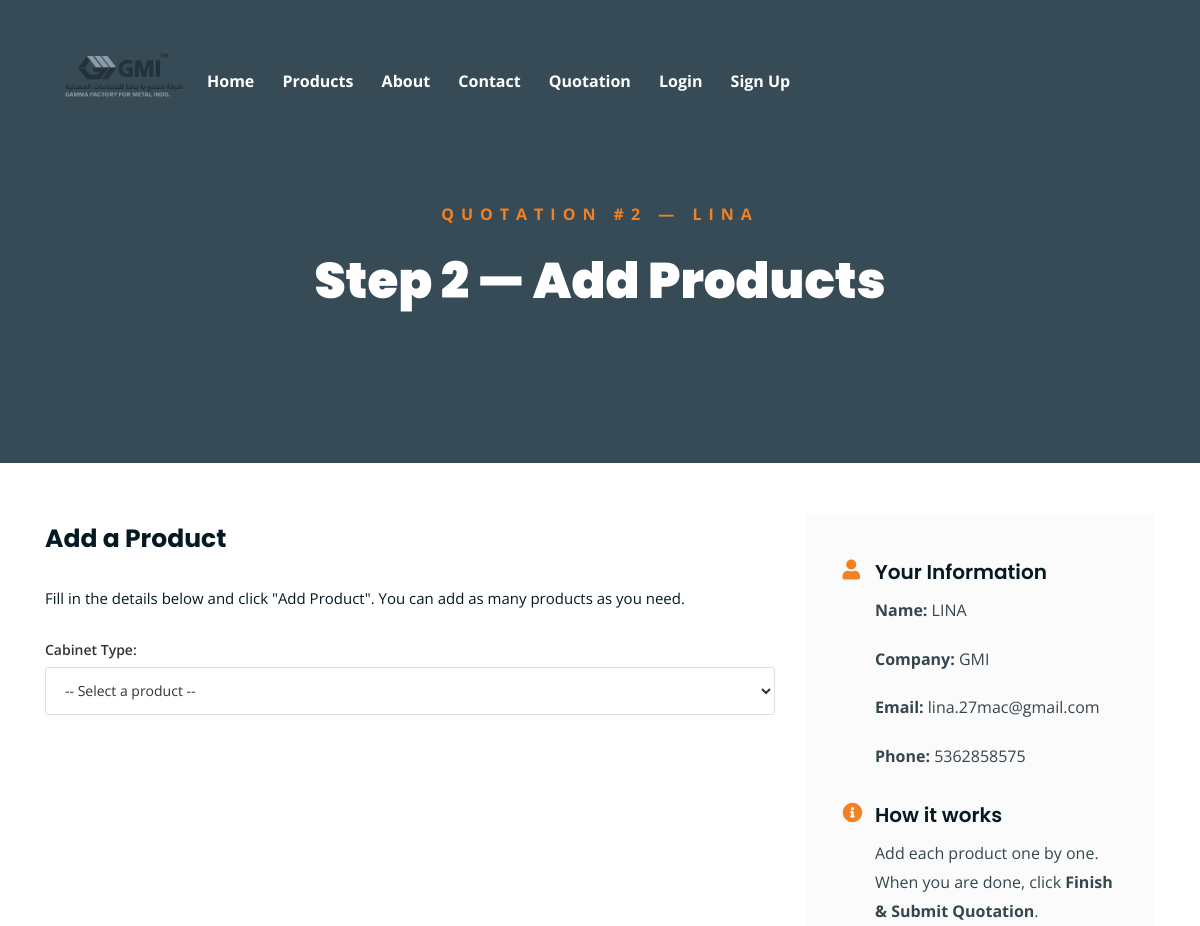
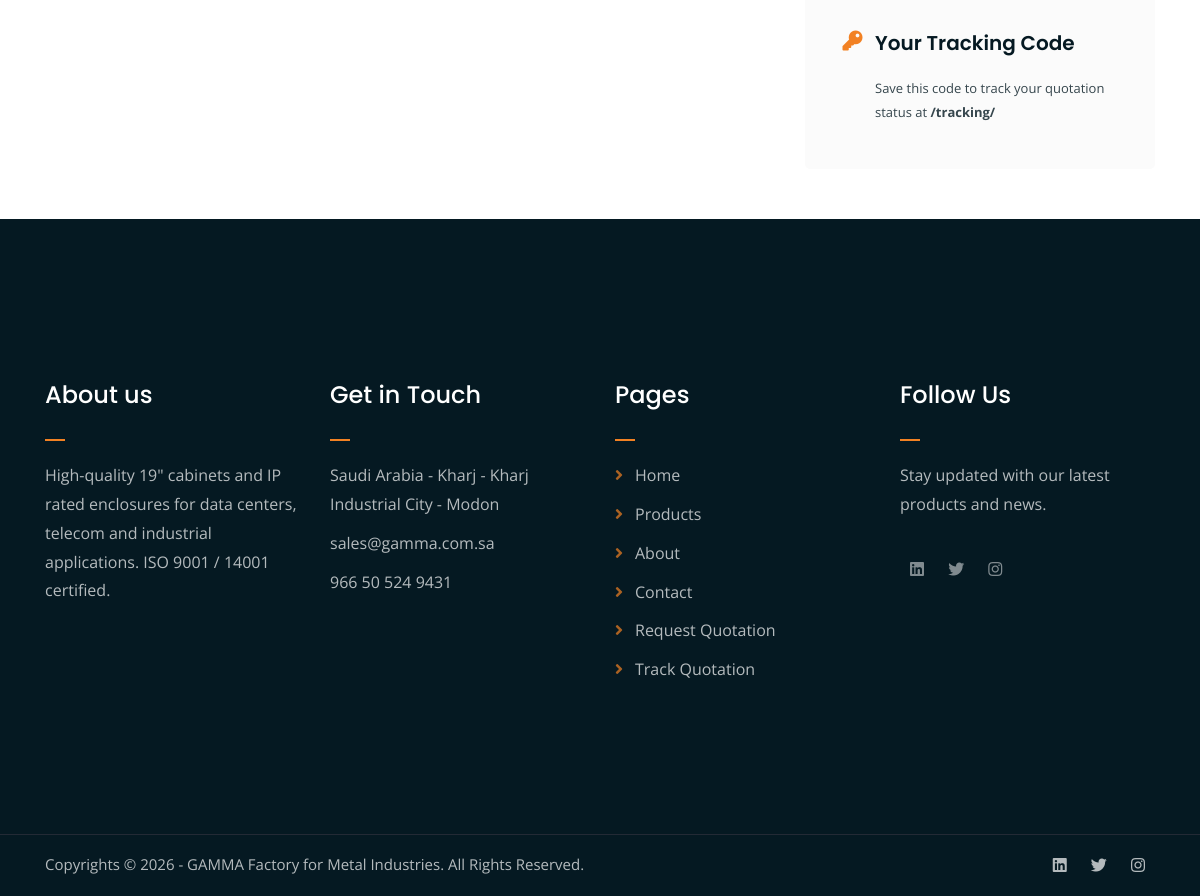
The app's page /quotation/2/add-product/ with its own data (2 pictures, top to bottom).
### product/models.py (models this page shows, shortened)
class Quotation(models.Model):
    name           = models.CharField(max_length=100)
    company        = models.CharField(max_length=100)
    email          = models.EmailField()
    phone          = models.CharField(max_length=20, blank=True)
    STATUS_CHOICES = [
        ('pending',   'Pending'),
        ('in_review', 'In Review'),
        ('quoted',    'Quoted'),
        ('rejected',  'Rejected'),
    ]
    submitted_at   = models.DateTimeField(auto_now_add=True)
    user           = models.ForeignKey(User, null=True, blank=True, on_delete=models.SET_NULL)
    status         = models.CharField(max_length=20, choices=STATUS_CHOICES, default='pending')
    tracking_code  = models.CharField(max_length=20, blank=True)

### company/models.py (models this page shows, shortened)
class CompanyProfile(models.Model):
    catalogue     = models.FileField(upload_to='catalogue/', blank=True, null=True)
    email         = models.EmailField(blank=True)
    phone         = models.CharField(max_length=50, blank=True)
    address       = models.TextField(blank=True)
    working_hours = models.CharField(max_length=100, blank=True)
    map_link      = models.CharField(max_length=500, blank=True, help_text="Google Maps embed URL (optional)")
    class Meta:
        verbose_name        = 'Company Profile'
        verbose_name_plural = 'Company Profile'

### product/views.py (the view, shortened to what this page needs)
# urls.py: path('quotation/<int:my_id>/add-product/', add_product, name='add_product'),
def add_product(request, my_id):
    my_quotation = get_object_or_404(Quotation, pk=my_id)
    all_products = Product.objects.all()
    selected_product_id      = request.GET.get('product_id')
    selected_product = None
    width_list     = []
    height_list    = []
    depth_list     = []
    color_list     = []
    error = None
    added_items = my_quotation.items.all()
    company     = CompanyProfile.objects.first()
    return render(request, 'add_product.html', {
        'my_quotation'    : my_quotation,
        'all_products'    : all_products,
        'selected_product': selected_product,
        'width_list'      : width_list,
        'height_list'     : height_list,
        'depth_list'      : depth_list,
        'color_list'      : color_list,
        'added_items'     : added_items,
        'material_choices': QuotationItem.MATERIAL_CHOICES,
        'door_choices'    : QuotationItem.DOOR_CHOICES,
        'error'           : error,
        'company'         : company,
    })

### templates/add_product.html (shortened to what this page needs)
{% extends 'base.html' %}
{% load static %}
{% block content %}
<div class="page-top-banner">
    <div class="container">
        <div class="row">
            <div class="col-lg-8 offset-lg-2 text-center">
                <div class="page-top-banner-text">
                    <p>Quotation #{{ my_quotation.pk }} — {{ my_quotation.name }}</p>
                    <h1>Step 2 — Add Products</h1>
                </div>
            </div>
        </div>
    </div>
</div>
<div class="page-section mt-50 mb-50">
    <div class="container">
        <div class="row">
            <div class="col-lg-8 mb-5 mb-lg-0">
                <div class="form-heading">
                    <h2>Add a Product</h2>
                    <p>Fill in the details below and click "Add Product". You can add as many products as you need.</p>
                </div>
                <div class="form-wrapper">
                    <form method="GET">
                        <p>
                            <label class="form-label">Cabinet Type:</label>
                            <select name="product_id" onchange="this.form.submit()">
                                <option value="">-- Select a product --</option>
                            </select>
                        </p>
                    </form>
                </div>
            </div>
            <div class="col-lg-4">
                <div class="info-box">
                    <div class="info-row">
                        <h4><i class="fas fa-user"></i> Your Information</h4>
                        <p><strong>Name:</strong> {{ my_quotation.name }}</p>
                        <p><strong>Company:</strong> {{ my_quotation.company }}</p>
                        <p><strong>Email:</strong> {{ my_quotation.email }}</p>
                        {% if my_quotation.phone %}
                        <p><strong>Phone:</strong> {{ my_quotation.phone }}</p>
                        {% endif %}
                    </div>
                    <div class="info-row">
                        <h4><i class="fas fa-info-circle"></i> How it works</h4>
                        <p>Add each product one by one. When you are done, click <strong>Finish & Submit Quotation</strong>.</p>
                    </div>
                    <div class="info-row">
                        <h4><i class="fas fa-key"></i> Your Tracking Code</h4>
                        <p style="font-size:13px;">Save this code to track your quotation status at <strong>/tracking/</strong></p>
                    </div>
                </div>
            </div>
        </div>
    </div>
</div>
{% endblock %}

### templates/shared/footer.html (shortened to what this page needs)
{% load static %}
<div class="footer-main">
    <div class="container">
        <div class="row">
            <div class="col-lg-3 col-md-6">
                <div class="footer-column">
                    <h2 class="footer-heading">About us</h2>
                    <p>High-quality 19" cabinets and IP rated enclosures for data centers, telecom and industrial applications. ISO 9001 / 14001 certified.</p>
                </div>
            </div>
            <div class="col-lg-3 col-md-6">
                <div class="footer-column">
                    <h2 class="footer-heading">Get in Touch</h2>
                    <ul>
                        {% if company.address %}<li>{{ company.address }}</li>{% endif %}
                        {% if company.email %}<li>{{ company.email }}</li>{% endif %}
                        {% if company.phone %}<li>{{ company.phone }}</li>{% endif %}
                    </ul>
                </div>
            </div>
            <div class="col-lg-3 col-md-6">
                <div class="footer-column footer-links">
                    <h2 class="footer-heading">Pages</h2>
                    <ul>
                        <li><a href="{% url 'home' %}">Home</a></li>
                        <li><a href="{% url 'products' %}">Products</a></li>
                        <li><a href="{% url 'about' %}">About</a></li>
                        <li><a href="{% url 'contact' %}">Contact</a></li>
                        <li><a href="{% url 'quotation' %}">Request Quotation</a></li>
                        <li><a href="{% url 'tracking' %}">Track Quotation</a></li>
                    </ul>
                </div>
            </div>
            <div class="col-lg-3 col-md-6">
                <div class="footer-column">
                    <h2 class="footer-heading">Follow Us</h2>
                    <p>Stay updated with our latest products and news.</p>
                    <div class="social-links mt-3">
                        <ul>
                            <li><a href="https://www.linkedin.com" target="_blank"><i class="fab fa-linkedin"></i></a></li>
                            <li><a href="https://x.com" target="_blank"><i class="fab fa-twitter"></i></a></li>
                            <li><a href="https://www.instagram.com" target="_blank"><i class="fab fa-instagram"></i></a></li>
                        </ul>
                    </div>
                </div>
            </div>
        </div>
    </div>
</div>
<div class="copyright">
    <div class="container">
        <div class="row">
            <div class="col-lg-6 col-md-12">
                <p>Copyrights &copy; 2026 - GAMMA Factory for Metal Industries. All Rights Reserved.</p>
            </div>
            <div class="col-lg-6 text-right col-md-12">
                <div class="social-links">
                    <ul>
                        <li><a href="https://www.linkedin.com" target="_blank"><i class="fab fa-linkedin"></i></a></li>
                        <li><a href="https://x.com" target="_blank"><i class="fab fa-twitter"></i></a></li>
                        <li><a href="https://www.instagram.com" target="_blank"><i class="fab fa-instagram"></i></a></li>
                    </ul>
                </div>
            </div>
        </div>
    </div>
</div>

### static/assets/css/main.css (style rules this page uses)
html, body { height: 100%; }
body { font-family: "Open Sans", sans-serif; font-size: 1rem; font-weight: 400; line-height: 1.8; color: #051922; overflow-x: hidden; }
a { text-decoration: none; cursor: pointer; transition: all 0.2s; }
h1, h2, h3, h4, h5, h6 { font-family: "Poppins", sans-serif; font-weight: 700; color: #051922; margin: 0 0 1.25rem 0; }
h1 { font-size: 4rem; line-height: 4rem; }
h2 { font-size: 3rem; line-height: 3.25rem; }
h4 { font-size: 1.5rem; line-height: 1.75rem; }
p { font-family: "Open Sans", sans-serif; font-size: 1rem; line-height: 1.8; color: #051922; margin: 0 0 1.25rem 0; }
p:last-child { margin: 0; }
.mt-50 { margin-top: 50px; }
.mb-50 { margin-bottom: 50px; }
.footer-main { background-color: #051922; color: #fff; padding: 150px 0; }
.footer-heading { font-size: 24px; font-weight: 500; color: #fff; position: relative; padding-bottom: 20px; }
.footer-heading:after { content: ""; position: absolute; left: 0; bottom: 0; width: 20px; height: 2px; background-color: #F28123; }
.footer-column p { color: #fff; opacity: 0.7; line-height: 1.8; }
.footer-column ul { margin: 0; padding: 0; list-style: none; }
.footer-column ul li { opacity: 0.7; margin-bottom: 10px; line-height: 1.8; }
.footer-column ul li:last-child { margin-bottom: 0; }
.footer-column ul li a { color: #fff; }
.footer-links ul li { position: relative; padding-left: 20px; }
.footer-links ul li:before { content: "\f105"; font-family: "Font Awesome 5 Free"; font-weight: 900; color: #F28123; position: absolute; left: 0; top: 0; }
.footer-links ul li a { transition: 0.3s; }
.copyright { background-color: #051922; border-top: 1px solid #232a35; }
.copyright p { margin: 0; color: #fff; opacity: 0.7; padding: 16px 0; font-size: 15px; }
.social-links ul { margin: 0; padding: 0; list-style: none; }
.social-links ul li { display: inline-block; }
.social-links ul li a { font-size: 16px; color: #fff; opacity: 0.7; padding: 16px 10px; display: block; transition: 0.3s; }
.page-top-banner { background-image: url(../img/breadcrumb-bg.jpg); background-size: cover; background-position: center; background-attachment: fixed; padding: 200px 0 150px; position: relative; z-index: 1; }
.page-top-banner:after { content: ""; position: absolute; top: 0; left: 0; width: 100%; height: 100%; background-color: #07212e; opacity: 0.8; z-index: -1; }
.page-top-banner-text p { color: #F28123; font-weight: 700; text-transform: uppercase; letter-spacing: 7px; }
.page-top-banner-text h1 { font-size: 50px; font-weight: 900; color: #fff; margin: 20px 0 0; }
.form-heading { margin-bottom: 25px; }
.form-heading h2 { font-size: 25px; }
.form-heading p { font-size: 15px; line-height: 1.8; }
.form-wrapper form select { width: 100%; padding: 12px 15px; border: 1px solid #ddd; border-radius: 3px; font-size: 14px; color: #333; background: #fff; margin-bottom: 10px; height: 48px; }
.info-box { background-color: #fbfbfb; padding: 45px 30px; border-radius: 5px; }
.info-row { padding-left: 40px; margin-bottom: 30px; }
.info-row:last-child { margin-bottom: 0; }
.info-row h4 { font-size: 20px; font-weight: 600; position: relative; margin-bottom: 10px; }
.info-row h4 i { position: absolute; left: -13%; top: 2px; color: #F28123; }
.info-row p { line-height: 1.8; opacity: 0.8; }
.form-label { display: block; font-size: 14px; font-weight: 600; color: #333; margin-bottom: 5px; }

### records on screen
Quotation: pk "2", name "LINA", company "GMI", email "lina.27mac@gmail.com", phone "5362858575"
CompanyProfile: address "Saudi Arabia - Kharj - Kharj Industrial City - Modon", email "sales@gamma.com.sa", phone "966 50 524 9431"
